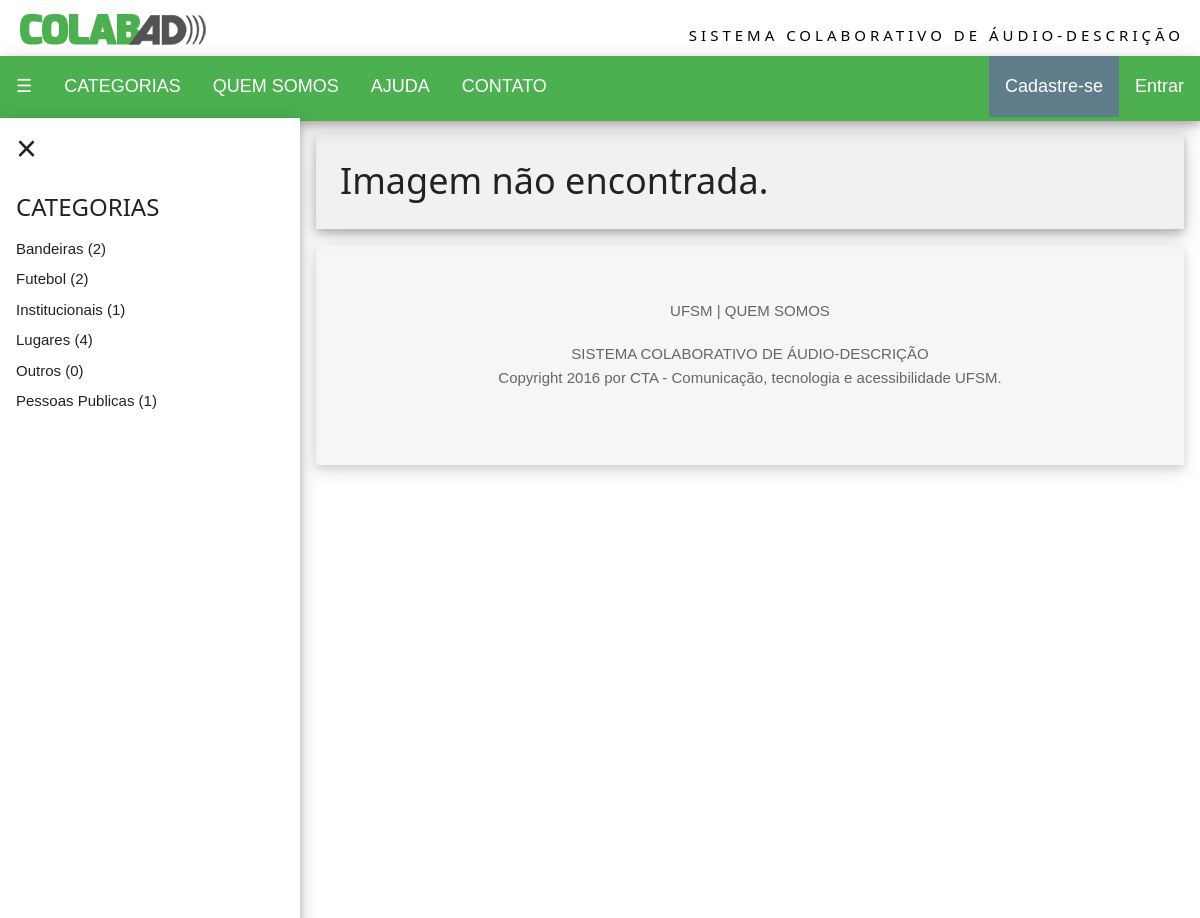
The app's page /siteCTA/detalhe.php with its own data.
### tables this page shows
CREATE TABLE IF NOT EXISTS `categoria` (
  `cat_codigo` int(11) NOT NULL AUTO_INCREMENT,
  `cat_nome` varchar(50) DEFAULT NULL,
  PRIMARY KEY (`cat_codigo`)
);

### siteCTA/include/config.php (called while the page is built)
<?php
    $URL_PADRAO="http://localhost/ProjetoCTA\siteCTA";
?>

### siteCTA/include/funcoes.php (called while the page is built, shortened)
<?php
function contaCategoria($codCat){
    include("conexao.php");
    $sql = "SELECT `img_codigo`
            FROM `imagens`
            WHERE `cat_codigo` = $codCat";
    $query = $mysqli->query($sql);
    return mysqli_num_rows($query);
}

### siteCTA/navegacao.php (the view, shortened to what this page needs)
<?php
    include("include/config.php");
    include("include/conexao.php");
    include("include/funcoes.php");
    if (isset($_SESSION['Categorias'])){
        $categoriaSessao = $_SESSION['Categorias'];
    } else {
        $categoriaSessao = 0;
    }
?>
<div class="w3-top">
    <div class="w3-row w3-white w3-padding">
        <div class="w3-half" style="margin:4px 0 6px 0"><a href='<?php echo $URL_PADRAO; ?>'><img src='./img/logotipoColabAD.png' alt='colabad.ufsm.com'></a></div>
        <div class="w3-half w3-margin-top w3-wide w3-hide-medium w3-hide-small"><div class="w3-right">SISTEMA COLABORATIVO DE ÁUDIO-DESCRIÇÃO</div></div>
    </div>
    <ul class="w3-navbar w3-theme w3-large w3-card-4">
        <li><a class="w3-hover-black w3-padding-16 w3-opennav" href="javascript:void(0)" onclick="w3_open()">☰</a></li>
        <li><a class="w3-hover-black w3-padding-16" href="javascript:void(0)" onclick="w3_show_nav('menuCategoria')">CATEGORIAS</a></li>
        <li><a class="w3-hover-black w3-padding-16" href="javascript:void(0)" onclick="w3_show_nav('menuQuemSomos')">QUEM SOMOS</a></li>
        <li><a class="w3-hover-black w3-padding-16" href="javascript:void(0)" onclick="w3_show_nav('menuAjuda')">AJUDA</a></li>
        <li><a class="w3-hover-black w3-padding-16" href="javascript:void(0)" onclick="w3_show_nav('menuContato')">CONTATO</a></li>
        <?php
            if (empty($categoriaSessao)) {
                echo '<li class="w3-right"><a class="w3-btn w3-green w3-hover-black w3-large w3-padding-16" href="./entrar.php">Entrar</a></li>';
                echo '<li class="w3-right"><a class="w3-btn w3-blue-grey w3-hover-black w3-large w3-padding-16" href="./usuario_cadastrar.php">Cadastre-se</a></li>';
            }
        ?>
    </ul>
</div>
<div class="w3-sidenav w3-card-4" style="width:300px">
    <a href="javascript:void(0)" onclick="w3_close()" class="w3-closenav w3-xxlarge">×</a>
    <div id="menuCategoria" class="myMenu" <?php if ($pagina != 'IN') {echo " style='display:none'";} ?>>
    <div class="w3-container"><h3>CATEGORIAS</h3></div>
    <?php
        $sqlCat = "SELECT `cat_codigo`, `cat_nome` FROM `categoria` ORDER BY `cat_nome`";
        $queryCat = $mysqli->query($sqlCat);
        $rowsCat = mysqli_num_rows($queryCat);
        if ($rowsCat > 0) {
            while ($registroCat = $queryCat->fetch_assoc()) {
                echo '<a href="./categoria.php?id='.$registroCat['cat_codigo'].'">'.(utf8_encode($registroCat['cat_nome'])).' (';
                echo contaCategoria($registroCat['cat_codigo']);
                echo ')</a>';
            }
        } else {
            echo "<a>Nenhuma categoria encontrada</a>";
        }
    ?>
    </div>
</div>

### siteCTA/css/w3.css (style rules this page uses)
html { -ms-text-size-adjust:100%;-webkit-text-size-adjust:100% }
body { margin:0 }
a { -webkit-tap-highlight-color:transparent;background-color:transparent }
img { border:0 }
html,body { font-family:Verdana,sans-serif;font-size:15px;line-height:1.5 }
h1,h2,h3,h4,h5,h6,.w3-slim,.w3-wide { font-family:"Segoe UI",Arial,sans-serif }
h3 { font-size:24px }
h1,h2,h3,h4,h5,h6 { font-weight:400;margin:10px 0 }
.w3-wide { letter-spacing:4px }
img { margin-bottom:-5px }
a { color:inherit }
.w3-btn,.w3-btn-block { border:none;display:inline-block;outline:0;padding:6px 16px;vertical-align:middle;overflow:hidden;text-decoration:none !important;color:#fff;background-color:#000;text-align:center;cursor:pointer;white-space:nowrap }
.w3-btn,.w3-btn-floating,.w3-btn-floating-large,.w3-closenav,.w3-opennav { -webkit-touch-callout:none;-webkit-user-select:none;-khtml-user-select:none;-moz-user-select:none;-ms-user-select:none;user-select:none }
.w3-navbar { list-style-type:none;margin:0;padding:0;overflow:hidden }
.w3-navbar li { float:left }
.w3-navbar li a { display:block;padding:8px 16px }
.w3-navbar a,.w3-topnav a,.w3-sidenav a,.w3-dropnav a,.w3-dropdown-content a,.w3-accordion-content a { text-decoration:none !important }
.w3-opennav,.w3-closenav { color:inherit }
.w3-navbar a,.w3-topnav a,.w3-sidenav a,.w3-dropnav a,.w3-pagination li a,.w3-hoverable tbody tr,.w3-btn,.w3-btn-floating,.w3-btn-floating-large,.w3-hover-opacity,.w3-hover-shadow,.w3-accordion-content a,.w3-dropdown-content a,.w3-dropdown-click:hover,.w3-dropdown-hover:hover,.w3-opennav,.w3-closenav,.w3-closebtn, .w3-hover-amber,.w3-hover-aqua,.w3-hover-blue,.w3-hover-light-blue,.w3-hover-brown,.w3-hover-cyan,.w3-hover-blue-grey,.w3-hover-green,.w3-hover-light-green,.w3-hover-indigo,.w3-hover-khaki,.w3-hover-lime,.w3-hover-orange,.w3-hover-deep-orange,.w3-hover-pink, .w3-hover-purple,.w3-hover-deep-purple,.w3-hover-red,.w3-hover-sand,.w3-hover-teal,.w3-hover-yellow,.w3-hover-white,.w3-hover-black,.w3-hover-grey,.w3-hover-light-grey,.w3-hover-dark-grey,.w3-hover-text-amber,.w3-hover-text-aqua,.w3-hover-text-blue,.w3-hover-text-light-blue, .w3-hover-text-brown,.w3-hover-text-cyan,.w3-hover-text-blue-grey,.w3-hover-text-green,.w3-hover-text-light-green,.w3-hover-text-indigo,.w3-hover-text-khaki,.w3-hover-text-lime,.w3-hover-text-orange,.w3-hover-text-deep-orange,.w3-hover-text-pink,.w3-hover-text-purple, .w3-hover-text-deep-purple,.w3-hover-text-red,.w3-hover-text-sand,.w3-hover-text-teal,.w3-hover-text-yellow,.w3-hover-text-white,.w3-hover-text-black,.w3-hover-text-grey,.w3-hover-text-light-grey,.w3-hover-text-dark-grey { -webkit-transition:all 0.3s ease,color 0.15s ease;transition:all 0.3s ease,color 0.15s ease }
.w3-sidenav { height:100%;width:200px;background-color:#fff;position:fixed !important;z-index:1;overflow:auto }
.w3-sidenav a { padding:4px 2px 4px 16px }
.w3-sidenav a,.w3-dropnav a { display:block }
.w3-container:after,.w3-row:after,.w3-row-padding:after,.w3-topnav:after,.w3-clear:after,.w3-btn-group:before,.w3-btn-group:after { content:"";display:table;clear:both }
.w3-col,.w3-half,.w3-third,.w3-twothird,.w3-quarter { float:left;width:100% }
.w3-col.s12,.w3-half,.w3-third,.w3-twothird,.w3-quarter { width:99.99999% }
@media only screen and (min-width:601px) { .w3-col.m6,.w3-half { width:49.99999% } }
@media only screen and (min-width:993px) { .w3-col.l6,.w3-half { width:49.99999% } }
.w3-top,.w3-bottom { position:fixed;width:100%;z-index:1 }
.w3-top { top:0 }
.w3-right { float:right !important }
.w3-large { font-size:18px !important }
.w3-xxlarge { font-size:36px !important }
.w3-margin-top { margin-top:16px !important }
.w3-padding-medium,.w3-padding,.w3-form { padding:8px 16px !important }
.w3-padding-16 { padding-top:16px !important;padding-bottom:16px !important }
.w3-container { padding:0.01em 16px }
.w3-card-4,.w3-hover-shadow:hover { box-shadow:0 4px 8px 0 rgba(0,0,0,0.2),0 6px 20px 0 rgba(0,0,0,0.19) !important }
.w3-blue-grey,.w3-hover-blue-grey:hover { color:#fff !important;background-color:#607d8b !important }
.w3-green,.w3-hover-green:hover { color:#fff !important;background-color:#4CAF50 !important }
.w3-white,.w3-hover-white:hover { color:#000 !important;background-color:#fff !important }

### siteCTA/css/csspersonalizado.css (style rules this page uses)
.w3-theme { color:#fff !important; background-color:#4CAF50 !important; }
.w3-btn { background-color:#4CAF50; margin-bottom:4px; }

### records on screen
categoria: cat_nome "Bandeiras", cat_codigo "2"
categoria: cat_nome "Futebol", cat_codigo "2"
categoria: cat_nome "Institucionais", cat_codigo "1"
categoria: cat_nome "Lugares", cat_codigo "4"
categoria: cat_nome "Outros", cat_codigo "0"
categoria: cat_nome "Pessoas Publicas", cat_codigo "1"

### other values on screen
$nome "Imagem não encontrada."
